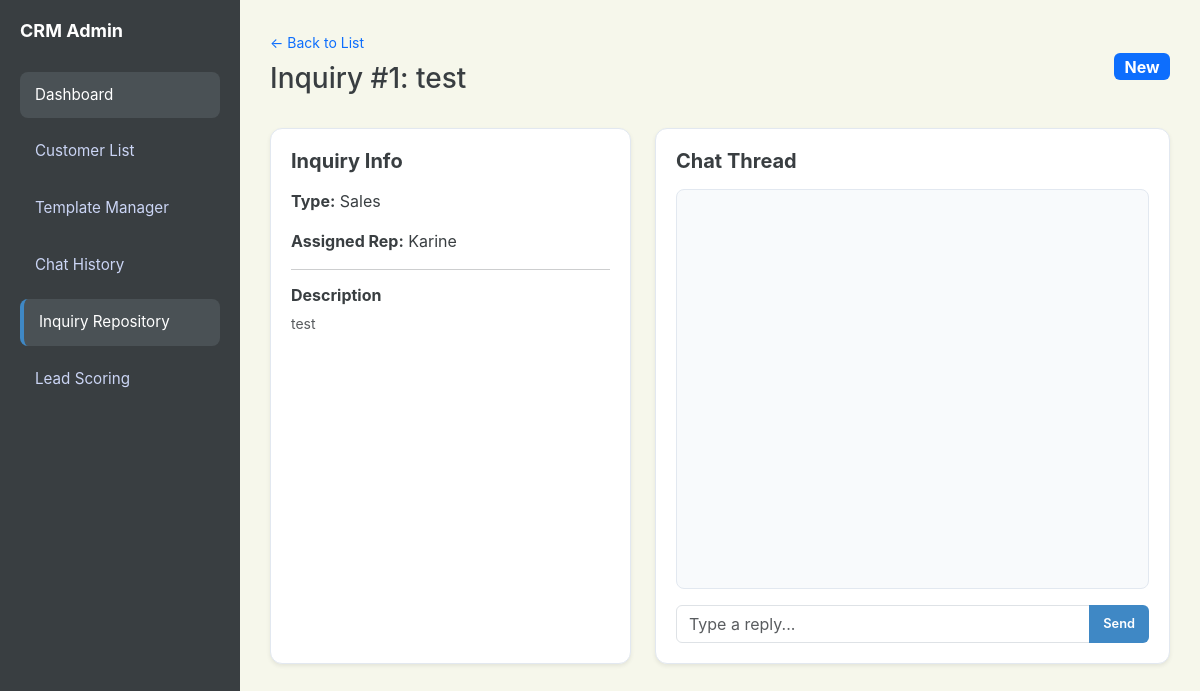
Page /inquiry/1 on the earlier database version.
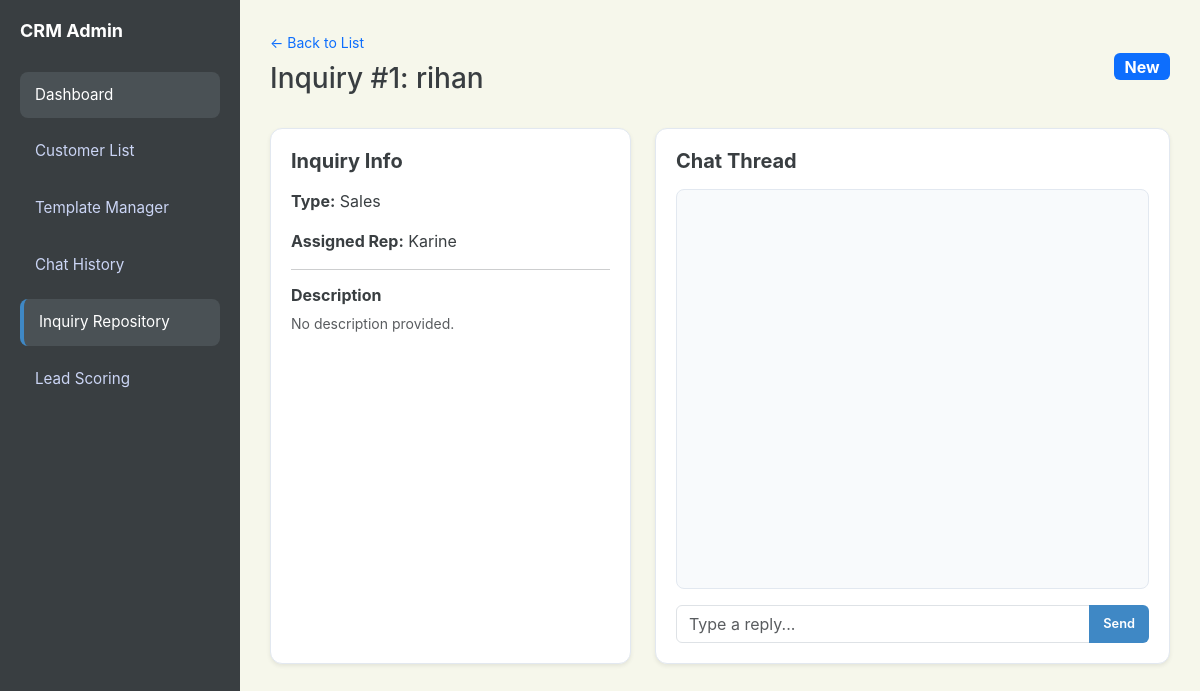
Same page on the later database version.
### app.py (models this page shows)
class Inquiry(db.Model):
    id = db.Column(db.Integer, primary_key=True)
    customer = db.Column(db.String(100), nullable=False)
    assigned_rep = db.Column(db.String(50))
    inquiry_type = db.Column(db.String(50))
    status = db.Column(db.String(20), default='New')
    description = db.Column(db.Text)
    notes = db.Column(db.Text)
    messages = db.relationship('Message', backref='inquiry', cascade="all, delete-orphan")

### app.py (the view)
@app.route('/inquiry/<int:id>')
def inquiry_detail(id):
    inquiry = Inquiry.query.get_or_404(id)
    return render_template('inquiry_detail.html', inquiry=inquiry)

### app.py (called while the page is built)
@app.context_processor
def inject_search_data():
    customers = Customer.query.all()
    inquiries = Inquiry.query.all()
    rules = Rule.query.all()
    search_seed = []
    for c in customers:
        search_seed.append({"display": c.name, "category": "Customer", "page": "/customers"})
    for i in inquiries:
        search_seed.append({"display": f"Inquiry: {i.customer}", "category": "Inquiry", "page": f"/inquiry/{i.id}"})
    for r in rules:
        search_seed.append({"display": r.name, "category": "Rule", "page": "/scoring"})
    return dict(search_seed=search_seed)

### templates/inquiry_detail.html (shortened to what this page needs)
<!DOCTYPE html>
<html lang="en">
<head>
    <link href="https://cdn.jsdelivr.net/npm/bootstrap@5.3.0/dist/css/bootstrap.min.css" rel="stylesheet">
    <link rel="stylesheet" href="{{ url_for('static', filename='style.css') }}">
</head>
<body id="page-repository">
    <aside class="sidebar">
        <h2>CRM Admin</h2>
        <a href="/dashboard" class="nav-link nav-dashboard active">Dashboard</a>
        <a href="/customers" class="nav-link nav-customers">Customer List</a>
        <a href="/templates-manager" class="nav-link nav-templates">Template Manager</a>
        <a href="/history" class="nav-link nav-history">Chat History</a>
        <a href="/repository" class="nav-link nav-repository">Inquiry Repository</a>
        <a href="/scoring" class="nav-link nav-scoring">Lead Scoring</a>
    </aside>
    <main class="main">
        <div class="header d-flex justify-content-between mb-4">
            <div>
                <a href="/repository" class="text-decoration-none small">← Back to List</a>
                <h1 class="h3 mt-2">Inquiry #{{ inquiry.id }}: {{ inquiry.customer }}</h1>
            </div>
            <span class="badge bg-primary fs-6">{{ inquiry.status }}</span>
        </div>
        <div class="row g-4">
            <div class="col-lg-5">
                <div class="detail-card shadow-sm">
                    <h5 class="fw-bold mb-3">Inquiry Info</h5>
                    <p><strong>Type:</strong> {{ inquiry.inquiry_type }}</p>
                    <p><strong>Assigned Rep:</strong> {{ inquiry.assigned_rep }}</p>
                    <hr>
                    <h6 class="fw-bold">Description</h6>
                    <p class="text-muted small">{{ inquiry.description or 'No description provided.' }}</p>
                </div>
            </div>
            <div class="col-lg-7">
                <div class="detail-card shadow-sm">
                    <h5 class="fw-bold mb-3">Chat Thread</h5>
                    <div id="chat-window" class="chat-container mb-3">
                        </div>
                    <div class="input-group">
                        <input type="text" id="msg-input" class="form-control" placeholder="Type a reply...">
                        <button class="btn btn-blue" onclick="sendMessage()">Send</button>
                    </div>
                </div>
            </div>
        </div>
    </main>
</body>
</html>

Differences in the rows shown:
changed Inquiry "New": customer "test" → "rihan"; description "test" → "No description provided."
